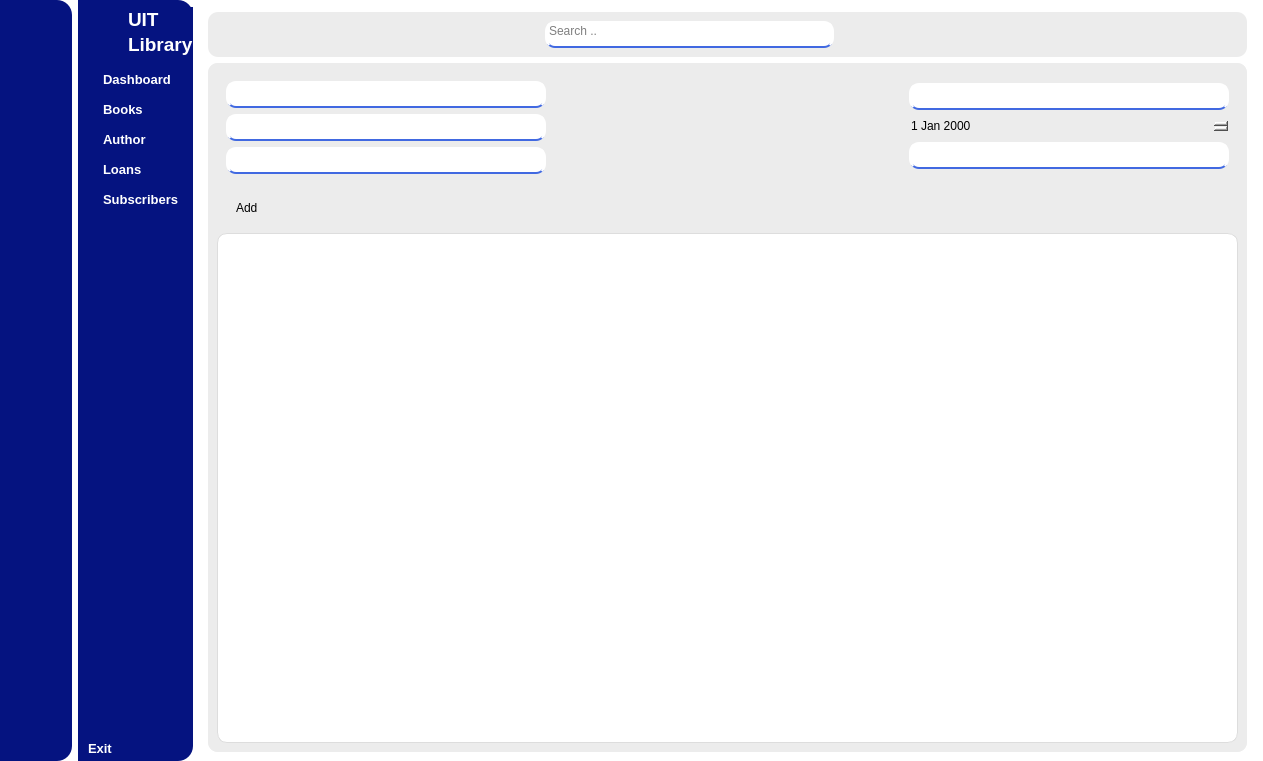
<?xml version="1.0" encoding="UTF-8"?>
<ui version="4.0">
 <class>MainWindow</class>
 <widget class="QMainWindow" name="MainWindow">
  <property name="geometry">
   <rect>
    <x>0</x>
    <y>0</y>
    <width>1263</width>
    <height>761</height>
   </rect>
  </property>
  <property name="windowTitle">
   <string>MainWindow</string>
  </property>
  <widget class="QWidget" name="centralwidget">
   <property name="styleSheet">
    <string notr="true">background-color:rgb(255, 255, 255)</string>
   </property>
   <layout class="QGridLayout" name="gridLayout">
    <property name="leftMargin">
     <number>0</number>
    </property>
    <property name="topMargin">
     <number>0</number>
    </property>
    <property name="rightMargin">
     <number>0</number>
    </property>
    <property name="bottomMargin">
     <number>0</number>
    </property>
    <item row="0" column="2">
     <widget class="QWidget" name="main_menu" native="true">
      <property name="styleSheet">
       <string notr="true">background-color:rgba(255,255,255,255);
border-radius:10px</string>
      </property>
      <layout class="QVBoxLayout" name="verticalLayout_11">
       <property name="spacing">
        <number>0</number>
       </property>
       <property name="leftMargin">
        <number>0</number>
       </property>
       <property name="topMargin">
        <number>3</number>
       </property>
       <property name="rightMargin">
        <number>7</number>
       </property>
       <property name="bottomMargin">
        <number>0</number>
       </property>
       <item>
        <widget class="QWidget" name="widget_8" native="true">
         <layout class="QVBoxLayout" name="verticalLayout_10">
          <item>
           <widget class="QWidget" name="widget_10" native="true">
            <property name="styleSheet">
             <string notr="true">QWidget{
background-color:rgb(236, 236, 236);
radius:10px;}
QLineEdit{
radius:0px;
background-color: white;
border:2px solid white;
border-bottom-color: rgb(65,105,225);
color:rgbd(0,0,0,0);
width:40px;
padding-bottom:7px;
}
QLineEdit: hover{
border-bottom-color:2px solid rgb(74,144,226);
background-color: white;

}
QLineEdit: focus{
border-bottom-color:2px solid rgb(74,144,226);
background-color:rgb(236, 236, 236);

}</string>
            </property>
            <layout class="QHBoxLayout" name="horizontalLayout_2">
             <item>
              <widget class="QPushButton" name="menu_btn_2">
               <property name="text">
                <string/>
               </property>
               <property name="icon">
                <iconset resource="../ressources/icons/ressource.qrc">
                 <normaloff>:/icon/menu-dark.png</normaloff>
                 <normalon>:/icon/menu-dark.png</normalon>:/icon/menu-dark.png</iconset>
               </property>
               <property name="iconSize">
                <size>
                 <width>40</width>
                 <height>40</height>
                </size>
               </property>
               <property name="checkable">
                <bool>true</bool>
               </property>
               <property name="autoExclusive">
                <bool>true</bool>
               </property>
              </widget>
             </item>
             <item>
              <spacer name="horizontalSpacer_3">
               <property name="orientation">
                <enum>Qt::Horizontal</enum>
               </property>
               <property name="sizeHint" stdset="0">
                <size>
                 <width>287</width>
                 <height>20</height>
                </size>
               </property>
              </spacer>
             </item>
             <item>
              <widget class="QLineEdit" name="search_input">
               <property name="styleSheet">
                <string notr="true"/>
               </property>
               <property name="placeholderText">
                <string>Search ..</string>
               </property>
              </widget>
             </item>
             <item>
              <widget class="QPushButton" name="search_btn_2">
               <property name="text">
                <string/>
               </property>
               <property name="icon">
                <iconset resource="../ressources/icons/ressource.qrc">
                 <normaloff>:/icon/search-dark.png</normaloff>:/icon/search-dark.png</iconset>
               </property>
               <property name="iconSize">
                <size>
                 <width>30</width>
                 <height>30</height>
                </size>
               </property>
              </widget>
             </item>
             <item>
              <spacer name="horizontalSpacer_4">
               <property name="orientation">
                <enum>Qt::Horizontal</enum>
               </property>
               <property name="sizeHint" stdset="0">
                <size>
                 <width>287</width>
                 <height>20</height>
                </size>
               </property>
              </spacer>
             </item>
             <item>
              <layout class="QHBoxLayout" name="horizontalLayout_6">
               <item>
                <widget class="QPushButton" name="pushButton_2">
                 <property name="text">
                  <string/>
                 </property>
                 <property name="icon">
                  <iconset resource="../ressources/icons/ressource.qrc">
                   <normaloff>:/icon/notification-dark.png</normaloff>:/icon/notification-dark.png</iconset>
                 </property>
                 <property name="iconSize">
                  <size>
                   <width>30</width>
                   <height>30</height>
                  </size>
                 </property>
                </widget>
               </item>
               <item>
                <widget class="QPushButton" name="user">
                 <property name="text">
                  <string/>
                 </property>
                 <property name="icon">
                  <iconset resource="../ressources/icons/ressource.qrc">
                   <normaloff>:/icon/user-dark.png</normaloff>:/icon/user-dark.png</iconset>
                 </property>
                 <property name="iconSize">
                  <size>
                   <width>30</width>
                   <height>30</height>
                  </size>
                 </property>
                </widget>
               </item>
              </layout>
             </item>
            </layout>
           </widget>
          </item>
          <item>
           <widget class="QStackedWidget" name="stackedWidget_2">
            <property name="styleSheet">
             <string notr="true">radius:10px;
background-color:rgb(236, 236, 236);
</string>
            </property>
            <property name="frameShadow">
             <enum>QFrame::Sunken</enum>
            </property>
            <property name="currentIndex">
             <number>2</number>
            </property>
            <widget class="QWidget" name="dash_page">
             <widget class="QLabel" name="label_5">
              <property name="geometry">
               <rect>
                <x>450</x>
                <y>260</y>
                <width>55</width>
                <height>16</height>
               </rect>
              </property>
              <property name="text">
               <string>Dashbord</string>
              </property>
             </widget>
            </widget>
            <widget class="QWidget" name="books_page">
             <property name="styleSheet">
              <string notr="true">/* ==========================
   📚 TableView (Livres)
   ========================== */

QTableView {
    background-color: white;
    border-radius: 10px;
    border: 1px solid #DDDDDD;
    gridline-color: #BBBBBB;
    selection-background-color: rgba(5, 19, 128, 0.2);
    selection-color: #051380;
    font-size: 14px;
}

/* 📌 Entête de la Table */
QHeaderView::section {
    background-color: rgb(5, 19, 128);
    color: white;
    padding: 8px;
    border: 1px solid #DDDDDD;
    font-size: 14px;
    font-weight: bold;
}

/* 🛠️ Alternance des couleurs de lignes */
QTableView::item {
    padding: 5px;
}

QTableView::item:selected {
    background-color: rgba(5, 19, 128, 0.2);
    color: #051380;
    font-weight: bold;
}

/* 🎨 Effet Hover */
QTableView::item:hover {
    background-color: rgba(5, 19, 128, 0.1);
}
</string>
             </property>
             <widget class="QTableView" name="tableView_books">
              <property name="geometry">
               <rect>
                <x>10</x>
                <y>250</y>
                <width>961</width>
                <height>401</height>
               </rect>
              </property>
             </widget>
            </widget>
            <widget class="QWidget" name="authors_page">
             <layout class="QVBoxLayout" name="verticalLayout_9">
              <item>
               <layout class="QHBoxLayout" name="horizontalLayout_9">
                <item>
                 <widget class="QWidget" name="widget_2" native="true">
                  <property name="styleSheet">
                   <string notr="true">QWidget{
background-color:rgb(236, 236, 236);
radius:10px;}
QLineEdit{
radius:0px;
background-color: white;
border:2px solid white;
border-bottom-color: rgb(65,105,225);
color:rgbd(0,0,0,0);
width:40px;
padding-bottom:7px;
}
QLineEdit: hover{
border-bottom-color:2px solid rgb(74,144,226);
background-color: white;

}
QLineEdit: focus{
border-bottom-color:2px solid rgb(74,144,226);
background-color:rgb(236, 236, 236);

}</string>
                  </property>
                  <layout class="QHBoxLayout" name="horizontalLayout_8">
                   <item>
                    <layout class="QVBoxLayout" name="verticalLayout_7">
                     <item>
                      <widget class="QLineEdit" name="lineEdit"/>
                     </item>
                     <item>
                      <widget class="QLineEdit" name="lineEdit_2"/>
                     </item>
                     <item>
                      <widget class="QLineEdit" name="lineEdit_3"/>
                     </item>
                    </layout>
                   </item>
                  </layout>
                 </widget>
                </item>
                <item>
                 <spacer name="horizontalSpacer_2">
                  <property name="orientation">
                   <enum>Qt::Horizontal</enum>
                  </property>
                  <property name="sizeHint" stdset="0">
                   <size>
                    <width>48</width>
                    <height>20</height>
                   </size>
                  </property>
                 </spacer>
                </item>
                <item>
                 <widget class="QWidget" name="widget_3" native="true">
                  <property name="styleSheet">
                   <string notr="true">QWidget{
background-color:rgb(236, 236, 236);
radius:10px;}
QLineEdit{
radius:0px;
background-color: white;
border:2px solid white;
border-bottom-color: rgb(65,105,225);
color:rgbd(0,0,0,0);
width:40px;
padding-bottom:7px;
}
QLineEdit: hover{
border-bottom-color:2px solid rgb(74,144,226);
background-color: white;

}
QLineEdit: focus{
border-bottom-color:2px solid rgb(74,144,226);
background-color:rgb(236, 236, 236);

}</string>
                  </property>
                  <layout class="QHBoxLayout" name="horizontalLayout_7">
                   <item>
                    <layout class="QVBoxLayout" name="verticalLayout_8">
                     <item>
                      <widget class="QLineEdit" name="lineEdit_4"/>
                     </item>
                     <item>
                      <widget class="QDateEdit" name="dateEdit"/>
                     </item>
                     <item>
                      <widget class="QLineEdit" name="lineEdit_6"/>
                     </item>
                    </layout>
                   </item>
                  </layout>
                 </widget>
                </item>
               </layout>
              </item>
              <item>
               <layout class="QVBoxLayout" name="verticalLayout_5">
                <item>
                 <widget class="QWidget" name="widget" native="true">
                  <property name="styleSheet">
                   <string notr="true">QPushButton {
	background-color:rgb(0, 0, 127)
	color:white;
	text-align:left;
	padding-left:10px;
	border-top-right-radius:0px;
	border-bottom-right-radius:0px;

	border:none;
}
QPushButton:checked{
	background-color:rgb(255, 255, 255);
	color:rgb(5, 19, 128);
	border-top-left-radius:15px;
	border-bottom-left-radius:15px;
	height:60px;
	color:rgb(5, 19, 128);
	font-weight:bold;
}	</string>
                  </property>
                  <layout class="QHBoxLayout" name="horizontalLayout_5">
                   <item>
                    <layout class="QHBoxLayout" name="horizontalLayout_4">
                     <item>
                      <widget class="QPushButton" name="pushButton">
                       <property name="text">
                        <string>Add</string>
                       </property>
                       <property name="icon">
                        <iconset resource="../ressources/icons/ressource.qrc">
                         <normaloff>:/icon/add.png</normaloff>:/icon/add.png</iconset>
                       </property>
                      </widget>
                     </item>
                     <item>
                      <widget class="QPushButton" name="pushButton_3">
                       <property name="text">
                        <string/>
                       </property>
                       <property name="icon">
                        <iconset resource="../ressources/icons/ressource.qrc">
                         <normaloff>:/icon/edit.png</normaloff>:/icon/edit.png</iconset>
                       </property>
                      </widget>
                     </item>
                     <item>
                      <widget class="QPushButton" name="pushButton_4">
                       <property name="text">
                        <string/>
                       </property>
                       <property name="icon">
                        <iconset resource="../ressources/icons/ressource.qrc">
                         <normaloff>:/icon/delete.png</normaloff>:/icon/delete.png</iconset>
                       </property>
                      </widget>
                     </item>
                    </layout>
                   </item>
                   <item>
                    <spacer name="horizontalSpacer">
                     <property name="orientation">
                      <enum>Qt::Horizontal</enum>
                     </property>
                     <property name="sizeHint" stdset="0">
                      <size>
                       <width>808</width>
                       <height>20</height>
                      </size>
                     </property>
                    </spacer>
                   </item>
                  </layout>
                 </widget>
                </item>
                <item>
                 <widget class="QTableView" name="tableView_authors">
                  <property name="styleSheet">
                   <string notr="true">/* ==========================
   📚 TableView (Livres)
   ========================== */

QTableView {
    background-color: white;
    border-radius: 10px;
    border: 1px solid #DDDDDD;
    gridline-color: #BBBBBB;
    selection-background-color: rgba(5, 19, 128, 0.2);
    selection-color: #051380;
    font-size: 14px;
}

/* 📌 Entête de la Table */
QHeaderView::section {
    background-color: rgb(5, 19, 128);
    color: white;
    padding: 8px;
    border: 1px solid #DDDDDD;
    font-size: 14px;
    font-weight: bold;
}

/* 🛠️ Alternance des couleurs de lignes */
QTableView::item {
    padding: 5px;
}

QTableView::item:selected {
    background-color: rgba(5, 19, 128, 0.2);
    color: #051380;
    font-weight: bold;
}

/* 🎨 Effet Hover */
QTableView::item:hover {
    background-color: rgba(5, 19, 128, 0.1);
}
</string>
                  </property>
                 </widget>
                </item>
               </layout>
              </item>
             </layout>
            </widget>
            <widget class="QWidget" name="loans_page">
             <widget class="QLabel" name="label_8">
              <property name="geometry">
               <rect>
                <x>480</x>
                <y>280</y>
                <width>55</width>
                <height>16</height>
               </rect>
              </property>
              <property name="text">
               <string>loans</string>
              </property>
             </widget>
            </widget>
            <widget class="QWidget" name="sub_page">
             <widget class="QLabel" name="label_9">
              <property name="geometry">
               <rect>
                <x>500</x>
                <y>270</y>
                <width>55</width>
                <height>21</height>
               </rect>
              </property>
              <property name="text">
               <string>Subscribers</string>
              </property>
             </widget>
            </widget>
           </widget>
          </item>
         </layout>
        </widget>
       </item>
      </layout>
     </widget>
    </item>
    <item row="0" column="0">
     <widget class="QWidget" name="icon_only_widget" native="true">
      <property name="styleSheet">
       <string notr="true">QWidget {
	background-color:rgb(5, 19, 128);
	border-top-right-radius:15px;
	border-bottom-right-radius:15px;
}
QPushButton {
	color:white;
	text-align:left;
	padding-left:3px;
	border-radius:10px;
	height:40px;
	border:none;
}
QPushButton:checked{
	background-color:rgb(255, 255, 255);
	color:rgb(5, 19, 128);
	border-radius:10px;
	color:rgb(5, 19, 128);
	font-weight:bold;
	
}	</string>
      </property>
      <layout class="QVBoxLayout" name="verticalLayout_6">
       <property name="leftMargin">
        <number>3</number>
       </property>
       <property name="topMargin">
        <number>15</number>
       </property>
       <property name="bottomMargin">
        <number>0</number>
       </property>
       <item>
        <layout class="QHBoxLayout" name="horizontalLayout_3">
         <property name="spacing">
          <number>0</number>
         </property>
         <item>
          <widget class="QLabel" name="uit_logo">
           <property name="minimumSize">
            <size>
             <width>60</width>
             <height>60</height>
            </size>
           </property>
           <property name="maximumSize">
            <size>
             <width>60</width>
             <height>60</height>
            </size>
           </property>
           <property name="styleSheet">
            <string notr="true"/>
           </property>
           <property name="text">
            <string/>
           </property>
           <property name="pixmap">
            <pixmap resource="../ressources/icons/ressource.qrc">:/icon/uit-white.png</pixmap>
           </property>
           <property name="scaledContents">
            <bool>true</bool>
           </property>
          </widget>
         </item>
        </layout>
       </item>
       <item>
        <layout class="QVBoxLayout" name="verticalLayout_2">
         <property name="spacing">
          <number>9</number>
         </property>
         <property name="leftMargin">
          <number>12</number>
         </property>
         <property name="topMargin">
          <number>0</number>
         </property>
         <property name="rightMargin">
          <number>6</number>
         </property>
         <item>
          <widget class="QPushButton" name="dashboars_btn">
           <property name="text">
            <string/>
           </property>
           <property name="icon">
            <iconset resource="../ressources/icons/ressource.qrc">
             <normaloff>:/icon/dashboard-.png</normaloff>
             <normalon>:/icon/dashboard-dark.png</normalon>:/icon/dashboard-.png</iconset>
           </property>
           <property name="iconSize">
            <size>
             <width>30</width>
             <height>30</height>
            </size>
           </property>
           <property name="checkable">
            <bool>true</bool>
           </property>
           <property name="autoExclusive">
            <bool>true</bool>
           </property>
          </widget>
         </item>
         <item>
          <widget class="QPushButton" name="books_btn">
           <property name="text">
            <string/>
           </property>
           <property name="icon">
            <iconset resource="../ressources/icons/ressource.qrc">
             <normaloff>:/icon/books.png</normaloff>
             <normalon>:/icon/books-dark.png</normalon>:/icon/books.png</iconset>
           </property>
           <property name="iconSize">
            <size>
             <width>30</width>
             <height>30</height>
            </size>
           </property>
           <property name="checkable">
            <bool>true</bool>
           </property>
           <property name="autoExclusive">
            <bool>true</bool>
           </property>
          </widget>
         </item>
         <item>
          <widget class="QPushButton" name="author_btn">
           <property name="text">
            <string/>
           </property>
           <property name="icon">
            <iconset resource="../ressources/icons/ressource.qrc">
             <normaloff>:/icon/loan.png</normaloff>
             <normalon>:/icon/loan-dark.png</normalon>:/icon/loan.png</iconset>
           </property>
           <property name="iconSize">
            <size>
             <width>30</width>
             <height>30</height>
            </size>
           </property>
           <property name="checkable">
            <bool>true</bool>
           </property>
           <property name="autoExclusive">
            <bool>true</bool>
           </property>
          </widget>
         </item>
         <item>
          <widget class="QPushButton" name="loans_btn">
           <property name="text">
            <string/>
           </property>
           <property name="icon">
            <iconset resource="../ressources/icons/ressource.qrc">
             <normaloff>:/icon/clock.png</normaloff>
             <normalon>:/icon/clock-dark.png</normalon>:/icon/clock.png</iconset>
           </property>
           <property name="iconSize">
            <size>
             <width>30</width>
             <height>30</height>
            </size>
           </property>
           <property name="checkable">
            <bool>true</bool>
           </property>
           <property name="autoExclusive">
            <bool>true</bool>
           </property>
          </widget>
         </item>
         <item>
          <widget class="QPushButton" name="subscribers_btn">
           <property name="text">
            <string/>
           </property>
           <property name="icon">
            <iconset resource="../ressources/icons/ressource.qrc">
             <normaloff>:/icon/sub.png</normaloff>
             <normalon>:/icon/sub-dark.png</normalon>:/icon/sub.png</iconset>
           </property>
           <property name="iconSize">
            <size>
             <width>30</width>
             <height>30</height>
            </size>
           </property>
           <property name="checkable">
            <bool>true</bool>
           </property>
           <property name="autoExclusive">
            <bool>true</bool>
           </property>
          </widget>
         </item>
        </layout>
       </item>
       <item>
        <spacer name="verticalSpacer_32">
         <property name="orientation">
          <enum>Qt::Vertical</enum>
         </property>
         <property name="sizeHint" stdset="0">
          <size>
           <width>20</width>
           <height>337</height>
          </size>
         </property>
        </spacer>
       </item>
       <item>
        <widget class="QPushButton" name="exit_btn">
         <property name="text">
          <string/>
         </property>
         <property name="icon">
          <iconset resource="../ressources/icons/ressource.qrc">
           <normaloff>:/icon/exit.png</normaloff>
           <normalon>:/icon/exit-dark.png</normalon>:/icon/exit.png</iconset>
         </property>
         <property name="iconSize">
          <size>
           <width>30</width>
           <height>30</height>
          </size>
         </property>
         <property name="checkable">
          <bool>true</bool>
         </property>
         <property name="autoExclusive">
          <bool>true</bool>
         </property>
        </widget>
       </item>
      </layout>
     </widget>
    </item>
    <item row="0" column="1">
     <widget class="QWidget" name="icon_name_widget" native="true">
      <property name="styleSheet">
       <string notr="true">QWidget {
	background-color:rgb(5, 19, 128);
	border-top-right-radius:15px;
	border-bottom-right-radius:15px;
}
QPushButton {
	color:white;
	text-align:left;
	padding-left:10px;
	border-top-right-radius:0px;
	border-bottom-right-radius:0px;

	border:none;
}
QPushButton:checked{
	background-color:rgb(255, 255, 255);
	color:rgb(5, 19, 128);
	border-top-left-radius:15px;
	border-bottom-left-radius:15px;
	height:60px;
	color:rgb(5, 19, 128);
	font-weight:bold;
}	</string>
      </property>
      <layout class="QVBoxLayout" name="verticalLayout_4">
       <property name="leftMargin">
        <number>0</number>
       </property>
       <property name="topMargin">
        <number>7</number>
       </property>
       <property name="rightMargin">
        <number>0</number>
       </property>
       <property name="bottomMargin">
        <number>5</number>
       </property>
       <item>
        <layout class="QHBoxLayout" name="horizontalLayout">
         <property name="spacing">
          <number>0</number>
         </property>
         <property name="rightMargin">
          <number>0</number>
         </property>
         <item>
          <widget class="QLabel" name="uit_logo_7">
           <property name="minimumSize">
            <size>
             <width>50</width>
             <height>50</height>
            </size>
           </property>
           <property name="maximumSize">
            <size>
             <width>80</width>
             <height>70</height>
            </size>
           </property>
           <property name="styleSheet">
            <string notr="true"/>
           </property>
           <property name="text">
            <string/>
           </property>
           <property name="pixmap">
            <pixmap resource="../ressources/icons/ressource.qrc">:/icon/uit-white.png</pixmap>
           </property>
           <property name="scaledContents">
            <bool>true</bool>
           </property>
          </widget>
         </item>
         <item>
          <layout class="QVBoxLayout" name="verticalLayout">
           <property name="spacing">
            <number>0</number>
           </property>
           <item>
            <widget class="QLabel" name="label">
             <property name="maximumSize">
              <size>
               <width>90</width>
               <height>90</height>
              </size>
             </property>
             <property name="font">
              <font>
               <pointsize>14</pointsize>
               <weight>75</weight>
               <bold>true</bold>
              </font>
             </property>
             <property name="styleSheet">
              <string notr="true">color:rgb(255, 255, 255)</string>
             </property>
             <property name="text">
              <string>UIT</string>
             </property>
            </widget>
           </item>
           <item>
            <widget class="QLabel" name="label_2">
             <property name="maximumSize">
              <size>
               <width>90</width>
               <height>90</height>
              </size>
             </property>
             <property name="font">
              <font>
               <pointsize>14</pointsize>
               <weight>75</weight>
               <bold>true</bold>
              </font>
             </property>
             <property name="styleSheet">
              <string notr="true">color:rgb(255, 255, 255)</string>
             </property>
             <property name="text">
              <string>Library</string>
             </property>
            </widget>
           </item>
          </layout>
         </item>
        </layout>
       </item>
       <item>
        <layout class="QVBoxLayout" name="verticalLayout_3">
         <property name="spacing">
          <number>15</number>
         </property>
         <property name="leftMargin">
          <number>15</number>
         </property>
         <property name="topMargin">
          <number>9</number>
         </property>
         <property name="rightMargin">
          <number>11</number>
         </property>
         <property name="bottomMargin">
          <number>9</number>
         </property>
         <item>
          <widget class="QPushButton" name="dashboars_btn_7">
           <property name="font">
            <font>
             <pointsize>10</pointsize>
             <weight>75</weight>
             <bold>true</bold>
            </font>
           </property>
           <property name="styleSheet">
            <string notr="true"/>
           </property>
           <property name="text">
            <string>Dashboard</string>
           </property>
           <property name="icon">
            <iconset resource="../ressources/icons/ressource.qrc">
             <normaloff>:/icon/dashboard-.png</normaloff>
             <normalon>:/icon/dashboard-dark.png</normalon>:/icon/dashboard-.png</iconset>
           </property>
           <property name="iconSize">
            <size>
             <width>30</width>
             <height>30</height>
            </size>
           </property>
           <property name="checkable">
            <bool>true</bool>
           </property>
           <property name="autoExclusive">
            <bool>true</bool>
           </property>
          </widget>
         </item>
         <item>
          <widget class="QPushButton" name="books_btn_2">
           <property name="font">
            <font>
             <pointsize>10</pointsize>
             <weight>75</weight>
             <bold>true</bold>
            </font>
           </property>
           <property name="styleSheet">
            <string notr="true"/>
           </property>
           <property name="text">
            <string>Books</string>
           </property>
           <property name="icon">
            <iconset resource="../ressources/icons/ressource.qrc">
             <normaloff>:/icon/books.png</normaloff>
             <normalon>:/icon/books-dark.png</normalon>:/icon/books.png</iconset>
           </property>
           <property name="iconSize">
            <size>
             <width>30</width>
             <height>30</height>
            </size>
           </property>
           <property name="checkable">
            <bool>true</bool>
           </property>
           <property name="autoExclusive">
            <bool>true</bool>
           </property>
          </widget>
         </item>
         <item>
          <widget class="QPushButton" name="author_btn_2">
           <property name="font">
            <font>
             <pointsize>10</pointsize>
             <weight>75</weight>
             <bold>true</bold>
            </font>
           </property>
           <property name="styleSheet">
            <string notr="true"/>
           </property>
           <property name="text">
            <string>Author</string>
           </property>
           <property name="icon">
            <iconset resource="../ressources/icons/ressource.qrc">
             <normaloff>:/icon/loan.png</normaloff>
             <normalon>:/icon/loan-dark.png</normalon>:/icon/loan.png</iconset>
           </property>
           <property name="iconSize">
            <size>
             <width>30</width>
             <height>30</height>
            </size>
           </property>
           <property name="checkable">
            <bool>true</bool>
           </property>
           <property name="autoExclusive">
            <bool>true</bool>
           </property>
          </widget>
         </item>
         <item>
          <widget class="QPushButton" name="loans_btn_2">
           <property name="font">
            <font>
             <pointsize>10</pointsize>
             <weight>75</weight>
             <bold>true</bold>
            </font>
           </property>
           <property name="styleSheet">
            <string notr="true"/>
           </property>
           <property name="text">
            <string>Loans</string>
           </property>
           <property name="icon">
            <iconset resource="../ressources/icons/ressource.qrc">
             <normaloff>:/icon/clock.png</normaloff>
             <normalon>:/icon/clock-dark.png</normalon>:/icon/clock.png</iconset>
           </property>
           <property name="iconSize">
            <size>
             <width>30</width>
             <height>30</height>
            </size>
           </property>
           <property name="checkable">
            <bool>true</bool>
           </property>
           <property name="autoExclusive">
            <bool>true</bool>
           </property>
          </widget>
         </item>
         <item>
          <widget class="QPushButton" name="subscribers_btn_2">
           <property name="font">
            <font>
             <pointsize>10</pointsize>
             <weight>75</weight>
             <bold>true</bold>
            </font>
           </property>
           <property name="styleSheet">
            <string notr="true"/>
           </property>
           <property name="text">
            <string>Subscribers</string>
           </property>
           <property name="icon">
            <iconset resource="../ressources/icons/ressource.qrc">
             <normaloff>:/icon/sub.png</normaloff>
             <normalon>:/icon/sub-dark.png</normalon>:/icon/sub.png</iconset>
           </property>
           <property name="iconSize">
            <size>
             <width>30</width>
             <height>30</height>
            </size>
           </property>
           <property name="checkable">
            <bool>true</bool>
           </property>
           <property name="autoExclusive">
            <bool>true</bool>
           </property>
          </widget>
         </item>
        </layout>
       </item>
       <item>
        <spacer name="verticalSpacer_31">
         <property name="orientation">
          <enum>Qt::Vertical</enum>
         </property>
         <property name="sizeHint" stdset="0">
          <size>
           <width>20</width>
           <height>382</height>
          </size>
         </property>
        </spacer>
       </item>
       <item>
        <widget class="QPushButton" name="exit_btn_7">
         <property name="maximumSize">
          <size>
           <width>40</width>
           <height>40</height>
          </size>
         </property>
         <property name="font">
          <font>
           <family>MS Shell Dlg 2</family>
           <pointsize>10</pointsize>
           <weight>75</weight>
           <italic>false</italic>
           <bold>true</bold>
          </font>
         </property>
         <property name="styleSheet">
          <string notr="true"/>
         </property>
         <property name="text">
          <string>Exit</string>
         </property>
         <property name="icon">
          <iconset resource="../ressources/icons/ressource.qrc">
           <normaloff>:/icon/exit.png</normaloff>
           <normalon>:/icon/exit-dark.png</normalon>:/icon/exit.png</iconset>
         </property>
         <property name="iconSize">
          <size>
           <width>30</width>
           <height>30</height>
          </size>
         </property>
         <property name="checkable">
          <bool>true</bool>
         </property>
         <property name="autoExclusive">
          <bool>true</bool>
         </property>
        </widget>
       </item>
      </layout>
     </widget>
    </item>
   </layout>
  </widget>
 </widget>
 <resources>
  <include location="../ressources/icons/ressource.qrc"/>
 </resources>
 <connections>
  <connection>
   <sender>menu_btn_2</sender>
   <signal>toggled(bool)</signal>
   <receiver>icon_only_widget</receiver>
   <slot>setHidden(bool)</slot>
   <hints>
    <hint type="sourcelabel">
     <x>331</x>
     <y>44</y>
    </hint>
    <hint type="destinationlabel">
     <x>69</x>
     <y>476</y>
    </hint>
   </hints>
  </connection>
  <connection>
   <sender>menu_btn_2</sender>
   <signal>toggled(bool)</signal>
   <receiver>icon_name_widget</receiver>
   <slot>setVisible(bool)</slot>
   <hints>
    <hint type="sourcelabel">
     <x>343</x>
     <y>48</y>
    </hint>
    <hint type="destinationlabel">
     <x>256</x>
     <y>500</y>
    </hint>
   </hints>
  </connection>
  <connection>
   <sender>exit_btn</sender>
   <signal>toggled(bool)</signal>
   <receiver>MainWindow</receiver>
   <slot>close()</slot>
   <hints>
    <hint type="sourcelabel">
     <x>32</x>
     <y>730</y>
    </hint>
    <hint type="destinationlabel">
     <x>32</x>
     <y>774</y>
    </hint>
   </hints>
  </connection>
  <connection>
   <sender>exit_btn_7</sender>
   <signal>toggled(bool)</signal>
   <receiver>MainWindow</receiver>
   <slot>close()</slot>
   <hints>
    <hint type="sourcelabel">
     <x>153</x>
     <y>728</y>
    </hint>
    <hint type="destinationlabel">
     <x>164</x>
     <y>764</y>
    </hint>
   </hints>
  </connection>
 </connections>
</ui>
